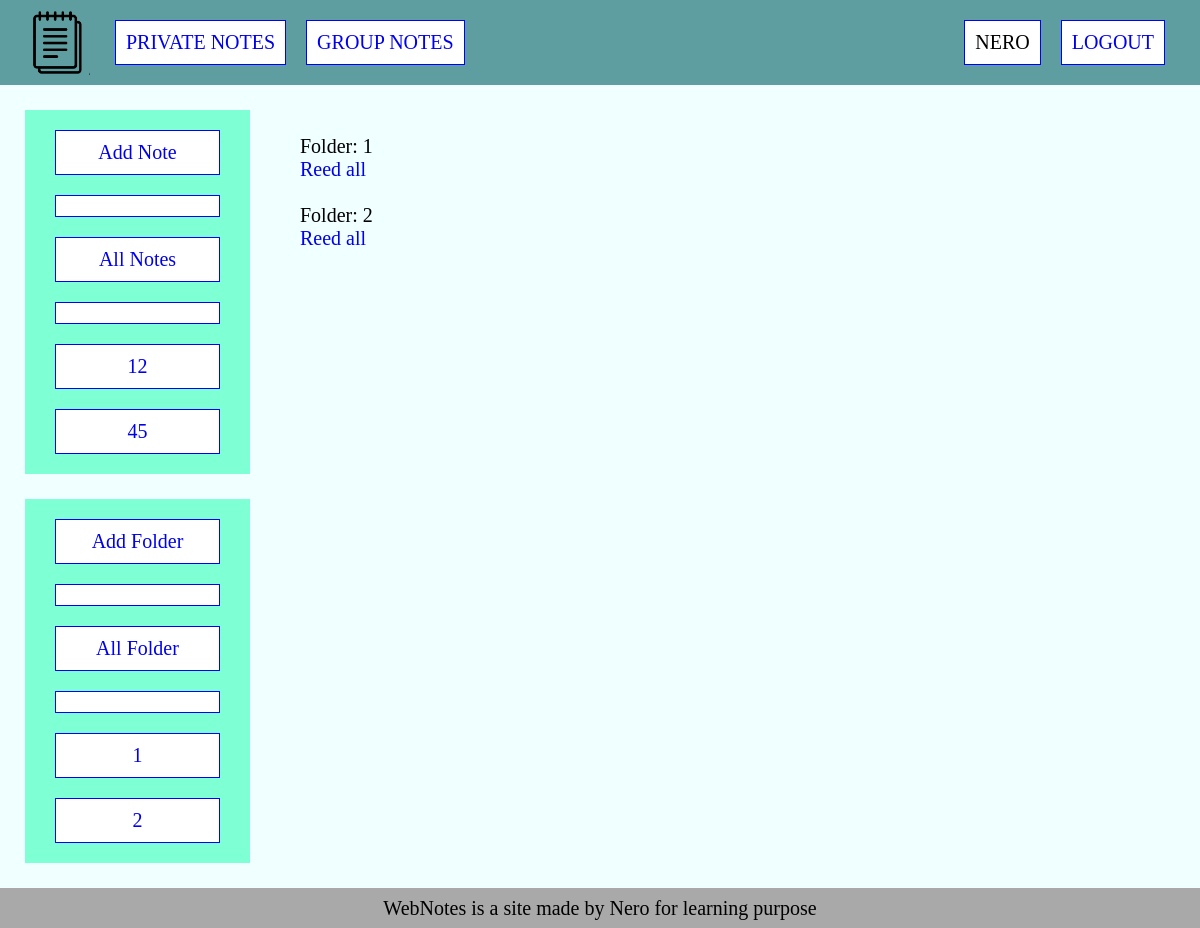
The app's page /private_folders/ (signed in), older data.
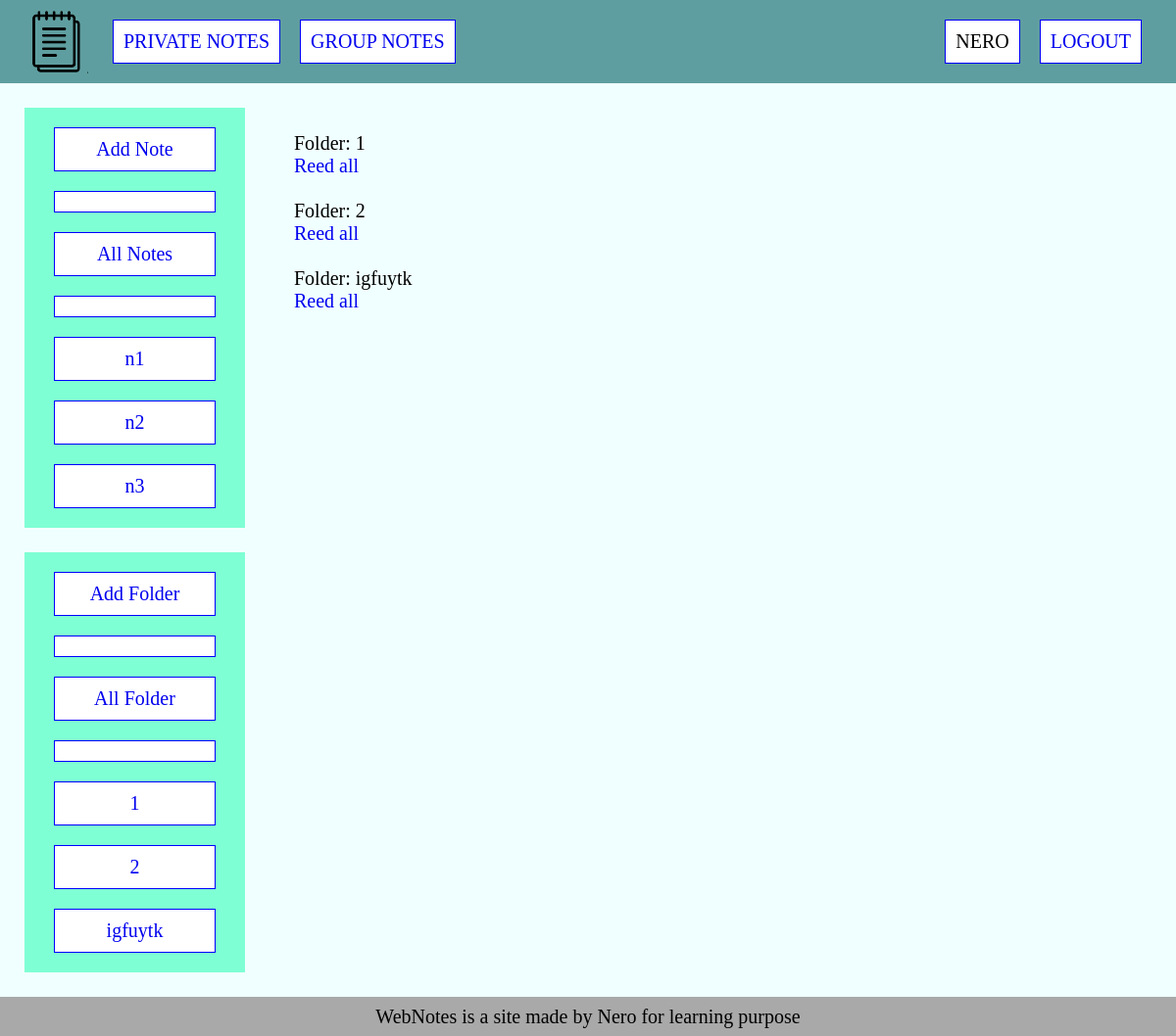
The same page, newer data.
### notes/models.py (models this page shows)
class Note(models.Model):
    title = models.CharField(max_length=255)
    slug = models.SlugField(max_length=255, db_index=True)
    content = models.TextField()
    icon = models.ImageField(upload_to='photos/%Y/%m/%d/', blank=True)
    time_created = models.DateTimeField(auto_now_add=True)
    time_updated = models.DateTimeField(auto_now=True)
    user = models.ForeignKey(User, on_delete=models.PROTECT)
    folder = models.ForeignKey('Folder', on_delete=models.CASCADE, blank=True, null=True)
    def __str__(self):
        return self.title
    def get_absolute_url(self):
        return reverse('show_note', kwargs={'username': self.user.username, 'note_slug': self.slug})

class Folder(models.Model):
    title = models.CharField(max_length=255)
    slug = models.SlugField(max_length=255, db_index=True)
    user = models.ForeignKey(User, on_delete=models.PROTECT)
    time_created = models.DateTimeField(auto_now_add=True)
    time_updated = models.DateTimeField(auto_now=True)
    def __str__(self):
        return self.title
    def get_absolute_url(self):
        return reverse('show_folder', kwargs={'username': self.user.username, 'folder_slug': self.slug})

### notes/views.py (the view)
# urls.py: path('private_folders/', AllFolders.as_view(), name='all_folders'),
class AllFolders(LoginRequiredMixin, DataMixin, ListView):
    model = Folder
    template_name = 'notes/all_folders.html'
    def get_context_data(self, *, object_list=None, **kwargs):
        context = super().get_context_data(**kwargs)
        c_def = self.get_user_context(title='All Folders')
        return dict(list(context.items()) + list(c_def.items()))

### notes/utils.py (called while the page is built)
    def get_user_context(self, **kwargs):
        context = kwargs
        context['menu'] = menu
        self.kwargs['username'] = self.request.user
        context['folders'] = Folder.objects.filter(user__username=self.kwargs['username']).select_related('user')
        context['notes'] = Note.objects.filter(user__username=self.kwargs['username']).select_related('user')
        return context

### notes/templates/notes/all_folders.html
{% extends 'notes/private_notes.html' %}
{% block content %}
    <div class="container-notes">
        {% for folder in folders %}
            <div>
                <p>Folder: {{ folder }}</p>
                <p><a href="{{ folder.get_absolute_url }}">Reed all</a></p>
                <br>
            </div>
        {% endfor %}
    </div>
{% endblock %}

### notes/templates/notes/private_notes.html (shortened to what this page needs)
{% extends 'notes/base.html' %}
{% block sidebar %}
    <aside class="aside-left">
        <div class="sidebar">
            <ul class="sidebar-links">
                <li class="sidebar-item"><a href="{% url 'add_private_note' %}">Add Note</a></li>
                <li class="sidebar-item"></li>
                {% if notes|length > 0 %}
                    <li class="sidebar-item"><a href="{% url 'private_notes' %}">All Notes</a></li>
                    <li class="sidebar-item"></li>
                    {% for n in notes %}
                        {% if n.pk == note_selected %}
                            <li class="sidebar-selected">{{ n }}</li>
                        {% else %}
                            <li class="sidebar-item"><a href="{{ n.get_absolute_url }}">{{ n }}</a></li>
                        {% endif %}
                    {% endfor %}
                {% endif %}
            </ul>
        </div>
        <div class="sidebar">
            <ul class="sidebar-links">
                <li class="sidebar-item"><a href="{% url 'add_folder' %}">Add Folder</a></li>
                <li class="sidebar-item"></li>
                {% if folders|length > 0 %}
                    <li class="sidebar-item"><a href="{% url 'all_folders' %}">All Folder</a></li>
                    <li class="sidebar-item"></li>
                    {% for f in folders %}
                        {% if f.pk == folder_selected and folder_link %}
                            <li class="sidebar-selected"><a href="{{ f.get_absolute_url }}">{{ f }}</a></li>
                        {% elif f.pk == folder_selected %}
                            <li class="sidebar-selected">{{ f }}</li>
                        {% else %}
                            <li class="sidebar-item"><a href="{{ f.get_absolute_url }}">{{ f }}</a></li>
                        {% endif %}
                    {% endfor %}
                {% endif %}
            </ul>
        </div>
    </aside>
{% endblock %}

### notes/templates/notes/base.html (shortened to what this page needs)
{% load static %}
<!DOCTYPE html>
<html lang="en">
<head>
    <link href="{% static 'notes/css/styles.css' %}" rel="stylesheet">
</head>
<body>
{% block header %}
<header class="container primary-header">
    <a class="logo" href="{% url 'home' %}">
        <img class="logo" src="{% static 'notes/images/home-icon.png' %}" alt="logo">
    </a>
    <nav class="primary-nav">
        <ul class="primary-nav-links">
            {% if  request.user.is_authenticated %}
                {% for m in menu %}
                    <li class="primary-nav-item"><a href="{% url m.url_name %}">{{ m.title }}</a></li>
                {% endfor %}
                <li class="primary-nav-item push-right">{{ user.username }}</li>
                <li class="primary-nav-item"><a href="{% url 'logout' %}" >Logout</a></li>
            {% else %}
                <li class="primary-nav-item">WebNotes</li>
                <li class="primary-nav-item push-right"><a href="{% url 'login' %}" >Login</a></li>
                <li class="primary-nav-item"><a href="{% url 'sign_in' %}" >Sign in</a></li>
            {% endif %}
        </ul>
    </nav>
</header>
{% endblock %}
<div class="container">
{% block sidebar %}{% endblock %}
{% block content %}{% endblock %}
</div>
<footer>
    <span>WebNotes is a site made by Nero for learning purpose</span>
</footer>
</body>
</html>

Row changes from the older to the newer data that the page shows:
removed Note: title "12"
removed Note: title "45"
added Note: title "n1"
added Note: title "n2"
added Note: title "n3"
added Folder: title "igfuytk"
